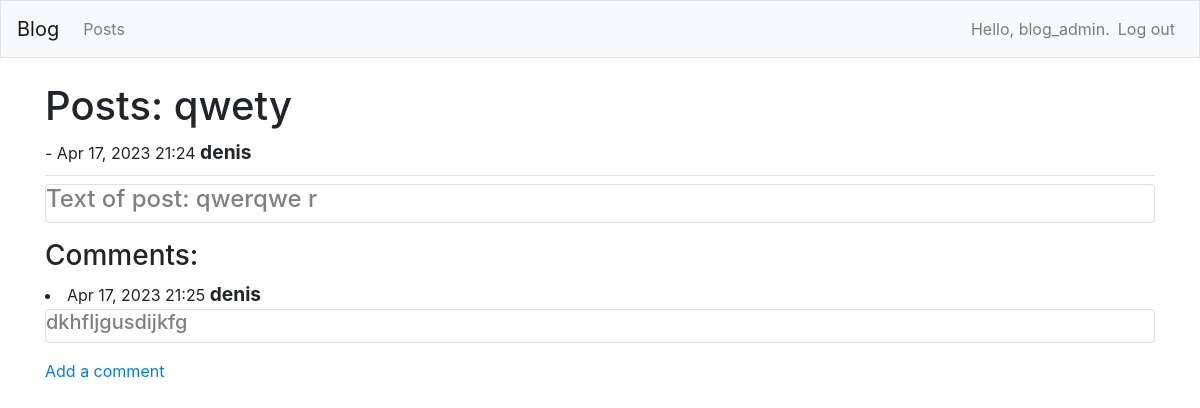
The page /posts/5 (signed in) on the database its author committed.
### blogs/models.py (models this page shows)
class BlogPost(models.Model):
    title = models.CharField(max_length=200)
    text = models.TextField()
    date_added = models.DateTimeField(auto_now_add=True)
    owner = models.ForeignKey(User, on_delete=models.CASCADE)

class Comment(models.Model):
    post = models.ForeignKey(BlogPost, on_delete=models.CASCADE)
    text = models.TextField()
    date_added = models.DateTimeField(auto_now_add=True)
    owner = models.ForeignKey(User, on_delete=models.CASCADE)

### blogs/views.py (the view)
# urls.py: path('posts/<int:post_id>', views.post, name='post'),
@login_required
def post(request, post_id):
    post = BlogPost.objects.get(id=post_id)
    comments = post.comment_set.order_by('-date_added')
    context = {'post': post, 'comments': comments}
    return render(request, 'blogs/post.html', context)

### blogs/templates/blogs/post.html (shortened to what this page needs)
{% extends "blogs/base.html" %}
{% block page_header %}
    <h1>Posts: {{ post.title }}</h1> - {{ post.date_added|date:'M d, Y H:i' }} <big><b>{{ post.owner }}</big></b>
{% endblock page_header %}
{% block content %}
    <div class="card mb-3">
        <h4 style="color:gray;">Text of post: {{ post.text }}</h4>
    </div>
    <h3>Comments:</h3>
    {% for comment in comments %}
        <li>{{ comment.date_added|date:'M d, Y H:i' }} <big><b>{{ comment.owner }}</big></b>
            <div class="card mb-3">
                <h5 style="color:gray;">{{ comment.text }}</h5>
            </div>
        </li>
    {% empty %}
        <li>There are no comments have been added yet.</li>
    {% endfor %}
    <a href="{% url 'blogs:new_comment' post.id %}">Add a comment</a>
{% endblock content %}

### blogs/templates/blogs/base.html (shortened to what this page needs)
{% load bootstrap4 %}
<!doctype html>
<html lang="en">
    <head>
        {% bootstrap_css %}
    </head>
    <body>
        <nav class="navbar navbar-expand-md navbar-light bg-light mb-4 border">
            <a class="navbar-brand" href="{% url 'blogs:index' %}">Blog</a>
        <div class="collapse navbar-collapse" id="navbarCollapse">
            <ul class="navbar-nav mr-auto">
                <li class="nav-item">
                    <a class="nav-link" href="{% url 'blogs:posts' %}">Posts</a>
                </li>
            </ul>
            <ul class="navbar-nav ml-auto">
                {% if user.is_authenticated %}
                    <li class="nav-item">
                        <span class="navbar-text">Hello, {{ user.username }}.</span>
                    </li>
                    <li class="nav-item">
                        <a class="nav-link" href="{% url 'users:logout' %}">Log out</a>
                    </li>
                {% endif %}
            </ul>
        </div>
        </nav>
        <main role="main" class="container">
            <div class="pb-2 mb-2 border-bottom">
                {% block page_header %}{% endblock page_header %}
            </div>
            <div>
                {% block content %}{% endblock content %}
            </div>
        </main>
    </body>
</html>

### rows shown on the page
BlogPost: title "qwety", date_added "Apr 17, 2023 21:24", owner "denis", text "qwerqwe r"
Comment: date_added "Apr 17, 2023 21:25", owner "denis", text "dkhfljgusdijkfg"

### other values the page prints
{{ user.username }} "blog_admin"
